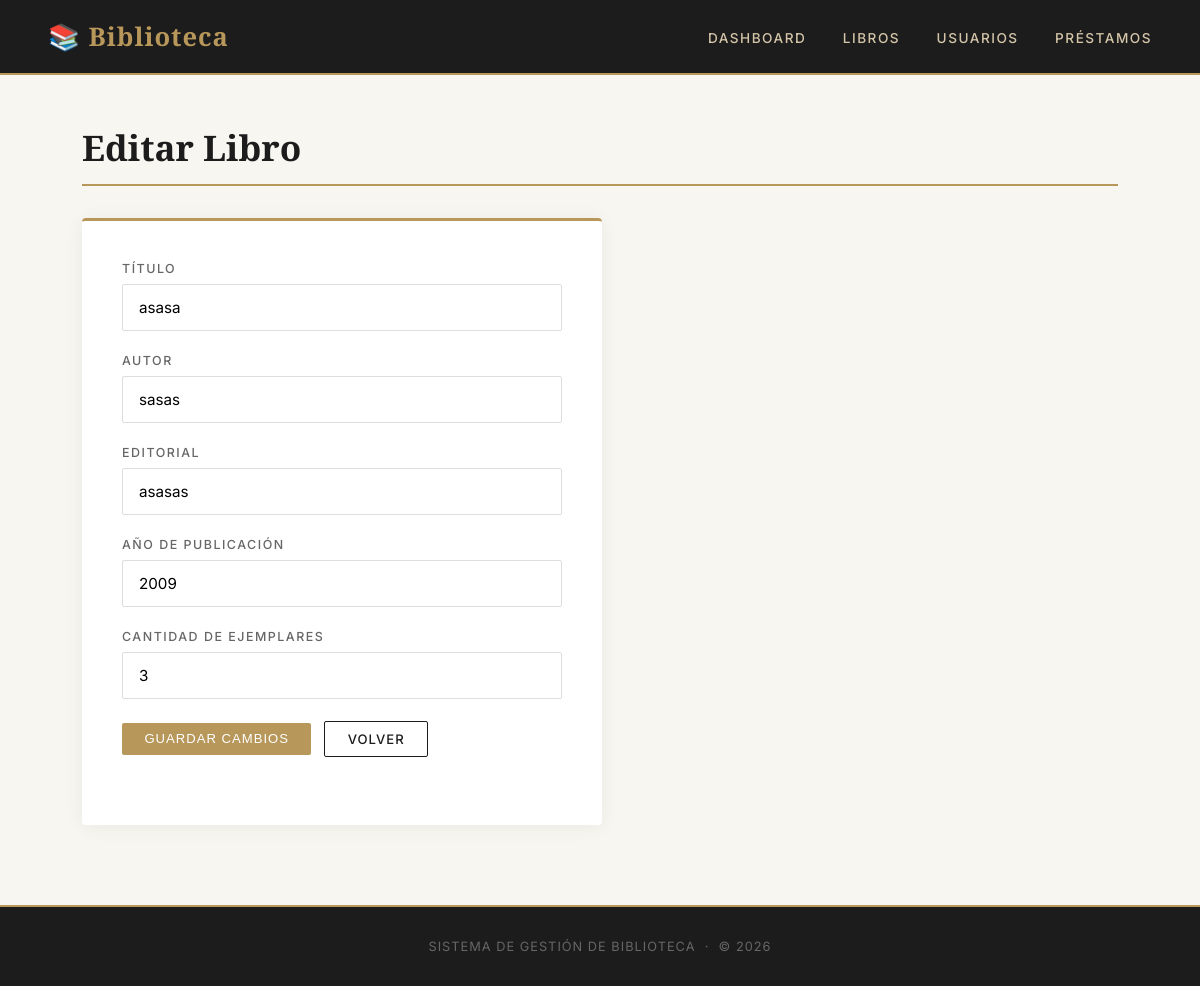
Page /libros/editar/2 on the earlier database version.
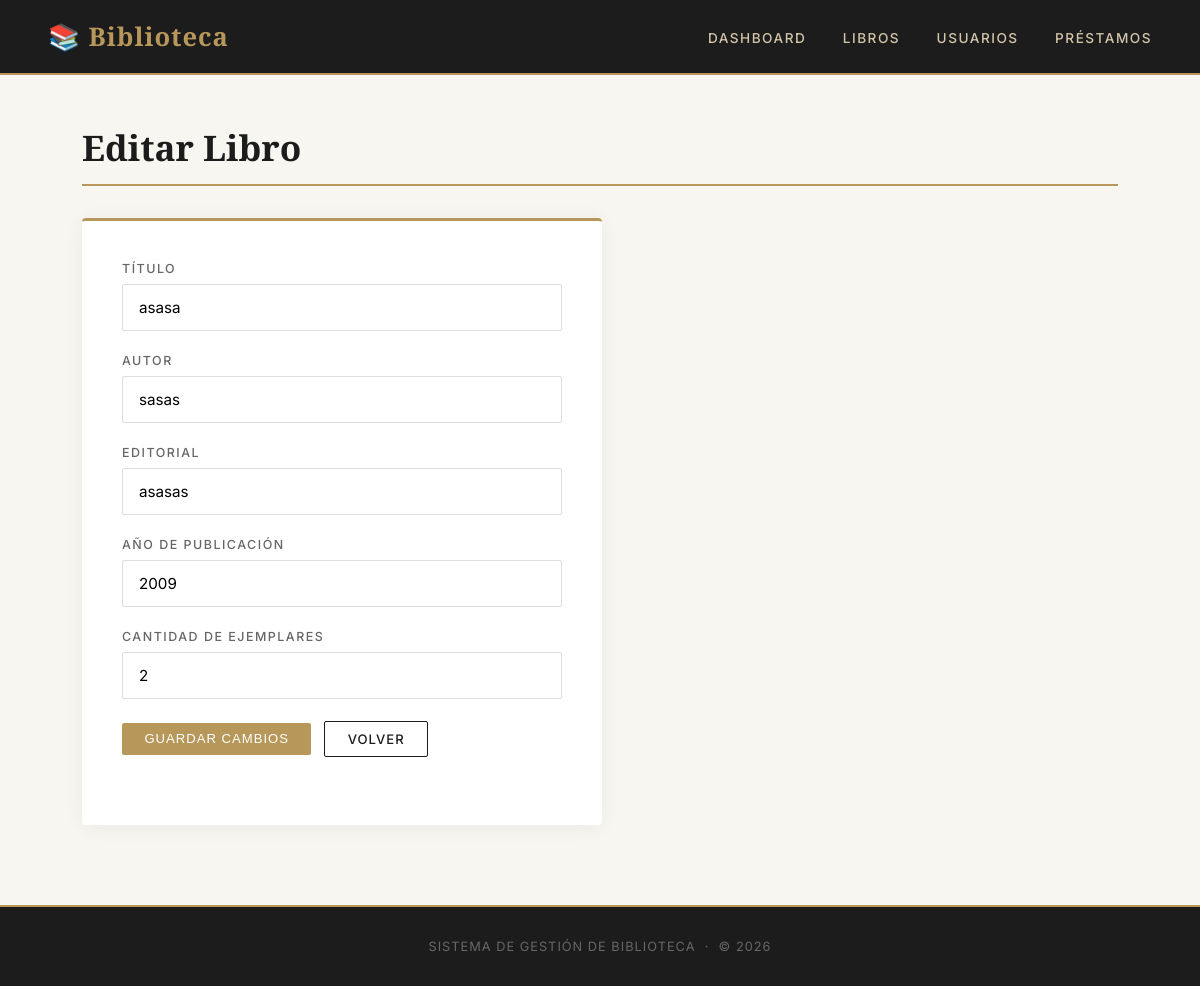
Same page on the later database version.
### app/models/libro.py (models this page shows)
class Libro(db.Model):
    __tablename__ = 'libros'
    id = db.Column(db.Integer, primary_key=True)
    titulo = db.Column(db.String(200), nullable=False)
    autor = db.Column(db.String(100), nullable=False)
    editorial = db.Column(db.String(100), nullable=False)
    anio_publicacion = db.Column(db.Integer, nullable=False)
    cantidad_ejemplares = db.Column(db.Integer, nullable=False)

### app/routes/libros.py (the view, shortened to what this page needs)
@libros_bp.route('/editar/<int:id>', methods=['GET', 'POST'])
def editar(id):
    libro = Libro.query.get_or_404(id)
    return render_template('libros/editar.html', libro=libro)

### app/templates/libros/editar.html (shortened to what this page needs)
{% extends 'base.html' %}
{% block content %}
<h1>Editar Libro</h1>
<div class="form-card">
    <form method="POST">
        <div class="form-group">
            <label>Título</label>
            <input type="text" name="titulo" value="{{ libro.titulo }}" required>
        </div>
        <div class="form-group">
            <label>Autor</label>
            <input type="text" name="autor" value="{{ libro.autor }}" required>
        </div>
        <div class="form-group">
            <label>Editorial</label>
            <input type="text" name="editorial" value="{{ libro.editorial }}" required>
        </div>
        <div class="form-group">
            <label>Año de publicación</label>
            <input type="number" name="anio_publicacion" value="{{ libro.anio_publicacion }}" required>
        </div>
        <div class="form-group">
            <label>Cantidad de ejemplares</label>
            <input type="number" name="cantidad_ejemplares" value="{{ libro.cantidad_ejemplares }}" required>
        </div>
        <div class="actions">
            <button type="submit">Guardar cambios</button>
            <a href="/libros/" class="btn-secondary">Volver</a>
        </div>
    </form>
</div>
{% endblock %}

Differences in the rows shown:
changed Libro "asasa": cantidad_ejemplares "3" → "2"
